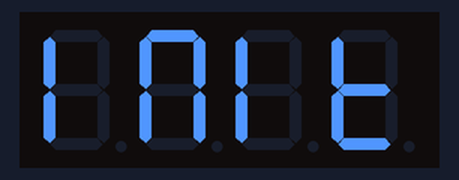
Simulated run of this sketch. Board: Arduino Uno, built with avr-gcc and run on an emulated ATmega328P. On the bench: 4-digit seven-segment display.

Above: at 1.1 s.
At 2.1 s:
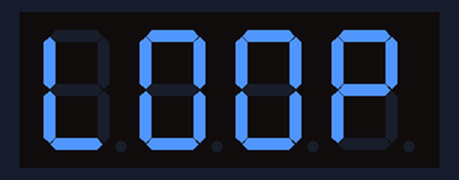
At 3.48 s:
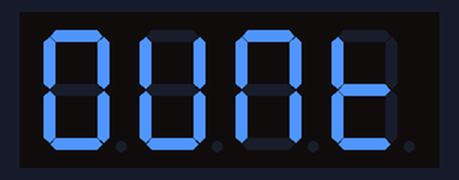
At 4.99 s:
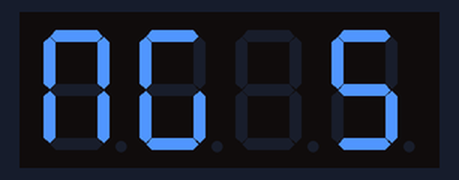
At 7.7 s:
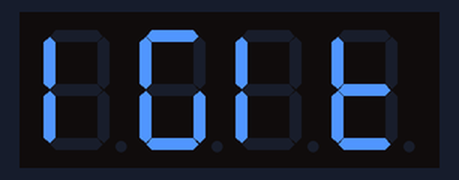
At 19.0 s:
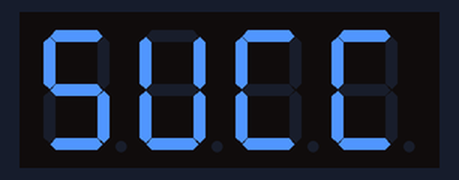

The sketch:

Espiar_Vbeta0.ino
```cpp
#include "SevenSegmentTM1637.h"
const byte PIN_CLK = 12;   // define CLK pin (any digital pin)
const byte PIN_DIO = 13;   // define DIO pin (any digital pin)
SevenSegmentTM1637    display(PIN_CLK, PIN_DIO);

// run setup code
void setup() {
  Serial.begin(9600);         // initializes the Serial connection @ 9600 baud
  display.begin();            // initializes the display
  display.setBacklight(100);  // set the brightness to 100 %
  display.print("INIT");      // display INIT on the display
  delay(1000);                // wait 1000 ms
};

// run loop (forever)
void loop() {
  display.print("LOOP");                // display LOOP on the display
  delay(1000);                          // wait 1000 ms
  display.print("COUNTING SOME DIGITS");// print COUNTING SOME DIGITS
  display.clear();                      // clear the display
  for (uint8_t i=0; i < 100; i++) {     // loop from 0 to 100x
    display.print(i);                   // display loop counter
    delay(100);                         // wait 100 ms
  };
  display.clear();                      // clear the display
  display.print("SUCC");                // print SUCC for success
  display.blink();                      // blink SUCC
  delay(1000);                          // wait 1000 ms
};
```

Measured:
- by itself, everything shown: repeats every 18.0 s, in 137 steps
- what the display in image 0 shows lasts 1.0 s, from 1.0 s to 2.0 s
- what the display in image 5 shows lasts 1.0 s, from 19.0 s to 20.0 s
